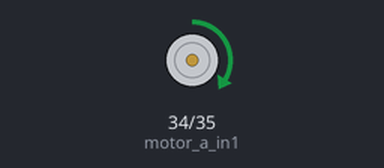
A program run on a simulated ESP32 board running MicroPython. Parts: motor-driver pin pairs drawn as motors (green arrow = first pin HIGH = forward, orange = second pin HIGH = backward, longer = more drive). At 4.0 s the program stops and its outputs stay as they are.

Above: at 0.1 s.
At 2.1 s:
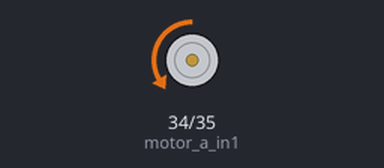
At 4.1 s:
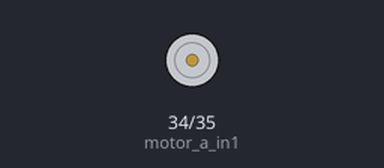
Timing chart, 0 to 5.5 s (numbered marks = the images above):
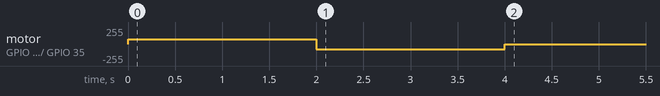

The program:

dc_motor.py
```python
from machine import Pin, PWM
from time import sleep

motor_a_in1 = PWM(Pin(34), freq=1000)
motor_a_in2 = PWM(Pin(35), freq=1000)

def motor_a_forward(speed=300):
    motor_a_in1.duty(speed)
    motor_a_in2.duty(0)

def motor_a_backward(speed=300):
    motor_a_in1.duty(0)
    motor_a_in2.duty(speed)

def motor_a_stop():
    motor_a_in1.duty(0)
    motor_a_in2.duty(0)

motor_a_forward(300)
sleep(2)
motor_a_backward(300)
sleep(2)
motor_a_stop()

# Connections:
# Connect pins on the motor driver to the selected pins on the ESP32.
# Connect the motor driver to external power (3V or 6V).
```

Measured:
- by itself, motor on GPIO 34 (motor_a_in1) / GPIO 35 (motor_a_in2): stopped → forward 75/255 at 0.00 s, → backward 75/255 2.0 s later, → stopped 2.0 s later
